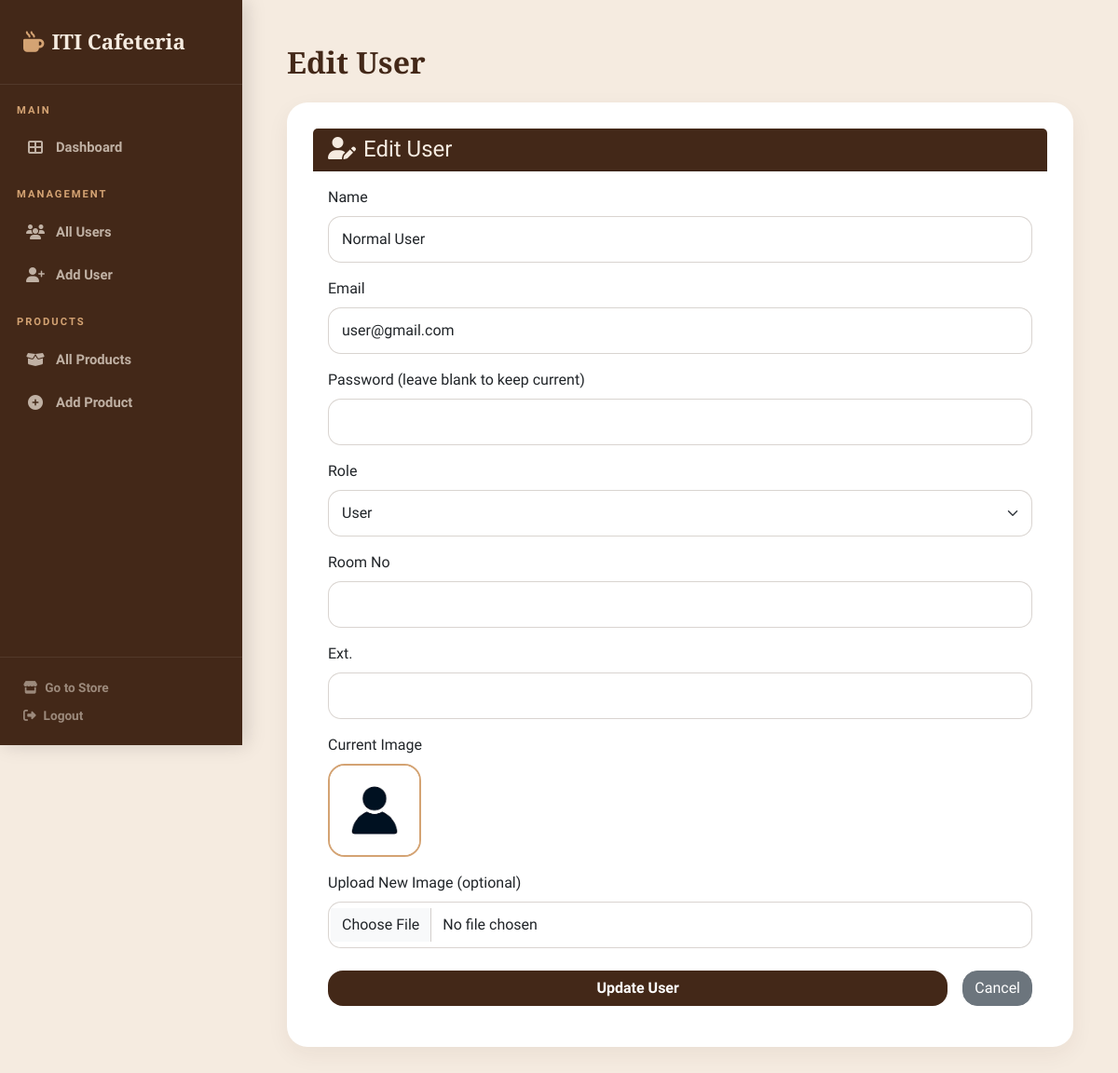
The app's page /Views/edit_user.php?id=2 (signed in) with its own data.
### tables this page shows
CREATE TABLE IF NOT EXISTS users (
    id INT AUTO_INCREMENT PRIMARY KEY,
    name VARCHAR(100) NOT NULL,
    email VARCHAR(255) NOT NULL UNIQUE,
    password VARCHAR(255) NOT NULL,
    role ENUM('admin', 'user') NOT NULL DEFAULT 'user',
    room_no INT DEFAULT NULL,
    ext VARCHAR(20) DEFAULT NULL,
    image VARCHAR(255) DEFAULT NULL,
    created_at TIMESTAMP DEFAULT CURRENT_TIMESTAMP
);

### config/Database.php (called while the page is built, shortened)
<?php
class Database
{
    private static $instance = null;
    private $conn;
    private $host = "localhost:3307";
    private $db_name = "cafeteria";
    private $username = "root";
    private $password = "";
    private function __construct()
    {
        try {
            $this->conn = new PDO("mysql:host=" . $this->host, $this->username, $this->password);
            $this->conn->setAttribute(PDO::ATTR_ERRMODE, PDO::ERRMODE_EXCEPTION);
            $this->conn->exec("set names utf8");
            $checkDb = $this->conn->query("SELECT COUNT(*) FROM INFORMATION_SCHEMA.SCHEMATA WHERE SCHEMA_NAME = '{$this->db_name}'");
            if ($checkDb->fetchColumn() == 0) {
                $this->conn->exec("CREATE DATABASE IF NOT EXISTS `{$this->db_name}` CHARACTER SET utf8mb4 COLLATE utf8mb4_unicode_ci");
                $this->conn->exec("USE `{$this->db_name}`");
                $sqlFile = __DIR__ . '/database_setup.sql';
                if (file_exists($sqlFile)) {
                    $sql = file_get_contents($sqlFile);
                    $this->conn->exec($sql);
                }
            } else {
                $this->conn->exec("USE `{$this->db_name}`");
            }
            $this->ensureProductsSchema();
        } catch (PDOException $e) {
            die("❌ Connection Error: " . $e->getMessage());
        }
    }
    private function ensureProductsSchema()
    {
        $tableExistsStmt = $this->conn->prepare(
            "SELECT COUNT(*) FROM INFORMATION_SCHEMA.TABLES WHERE TABLE_SCHEMA = ? AND TABLE_NAME = 'products'"
        );
        $tableExistsStmt->execute([$this->db_name]);
        if ((int)$tableExistsStmt->fetchColumn() === 0) {
            return;
        }
    }
    public static function getInstance()
    {
        if (!self::$instance) {
            self::$instance = new Database();
        }
        return self::$instance;
    }
    public function getConnection()
    {
        return $this->conn;
    }
}

### app/Models/User.php (called while the page is built, shortened)
<?php
class User {
    private $db;
    public function __construct() {
        $this->db = Database::getInstance()->getConnection();
    }
    public function getById($id) {
        $query = "SELECT * FROM users WHERE id = ? LIMIT 1";
        $stmt = $this->db->prepare($query);
        $stmt->execute([$id]);
        return $stmt->fetch(PDO::FETCH_ASSOC);
    }
}

### Views/edit_user.php (the view, shortened to what this page needs)
<?php
require_once '../config/Database.php';
require_once '../app/Models/User.php';
$old = [];
$userId = intval($_GET['id'] ?? 0);
$userModel = new \App\Models\User();
$user = $userModel->getById($userId);
$oldName = htmlspecialchars($old['name'] ?? $user['name']);
$oldEmail = htmlspecialchars($old['email'] ?? $user['email']);
$oldRole = $old['role'] ?? $user['role'];
$oldRoomNo = htmlspecialchars($old['room_no'] ?? $user['room_no']);
$oldExt = htmlspecialchars($old['ext'] ?? $user['ext']);
?>
<!DOCTYPE html>
<html lang="en">
<head>
    <link href="https://cdn.jsdelivr.net/npm/bootstrap@5.3.0/dist/css/bootstrap.min.css" rel="stylesheet">
    <link rel="stylesheet" href="https://cdnjs.cloudflare.com/ajax/libs/font-awesome/6.4.0/css/all.min.css">
</head>
<body>
<?php include 'includes/sidebar.php'; ?>
<div class="admin-content">
    <div class="container-fluid p-4 p-md-5">
        <h2 class="page-header mb-4">Edit User</h2>
        <div class="card mb-5">
            <div class="card-header">
                <h4 class="mb-0"><i class="fas fa-user-edit me-2"></i>Edit User</h4>
            </div>
            <div class="card-body">
                <form action="../routes/user_routes.php?action=update&id=<?= $userId ?>" method="POST" enctype="multipart/form-data" novalidate>
                    <div class="mb-3">
                        <label class="form-label">Name</label>
                        <input type="text" name="name" class="form-control" value="<?= $oldName ?>" required>
                    </div>
                    <div class="mb-3">
                        <label class="form-label">Email</label>
                        <input type="email" name="email" class="form-control" value="<?= $oldEmail ?>" required>
                    </div>
                    <div class="mb-3">
                        <label class="form-label">Password (leave blank to keep current)</label>
                        <input type="password" name="password" class="form-control">
                    </div>
                    <div class="mb-3">
                        <label class="form-label">Role</label>
                        <select name="role" class="form-select">
                            <option value="user" <?= $oldRole === 'user' ? 'selected' : '' ?>>User</option>
                        </select>
                    </div>
                    <div class="mb-3">
                        <label class="form-label">Room No</label>
                        <input type="number" name="room_no" class="form-control" min="1" value="<?= $oldRoomNo ?>">
                    </div>
                    <div class="mb-3">
                        <label class="form-label">Ext.</label>
                        <input type="text" name="ext" class="form-control" value="<?= $oldExt ?>">
                    </div>
                    <div class="mb-3">
                        <label class="form-label">Current Image</label>
                        <div class="mb-2">
                            <img src="../public/assets/images/users/<?= htmlspecialchars($user['image'] ?? 'default.png') ?>" class="profile-img" alt="User">
                        </div>
                        <label class="form-label mt-2">Upload New Image (optional)</label>
                        <input type="file" name="image" class="form-control" accept="image/*">
                    </div>
                    <div class="d-flex gap-3 mt-4">
                        <button type="submit" class="btn btn-primary flex-grow-1">Update User</button>
                        <a href="users.php" class="btn btn-secondary btn-back">Cancel</a>
                    </div>
                </form>
            </div>
        </div>
    </div>
</div>
</body>
</html>

### Views/edit_user.php (style rules this page uses)
:root { --latte: #f5ebe0; --cappuccino: #d4a373; --espresso: #432818; }
body { background: #f5ebe0; font-family: 'Plus Jakarta Sans', sans-serif; color: var(--espresso); }
.page-header { font-family: 'Playfair Display', serif; font-weight: 900; font-size: 2rem; }
.card { border-radius: 22px; padding: 28px; border: none; box-shadow: 0 8px 25px rgba(67, 40, 24, 0.06); }
.card-header { background: var(--espresso); color: var(--latte); border-radius: 22px 22px 0 0; }
.btn-primary { background: var(--espresso); border: none; border-radius: 16px; font-weight: 800; }
.form-control, .form-select { border-radius: 14px; border: 1px solid rgba(67, 40, 24, 0.2); padding: 12px 14px; }
.btn-back { border-radius: 16px; }
.profile-img { width: 100px; height: 100px; object-fit: cover; border-radius: 18px; border: 2px solid var(--cappuccino); }

### Views/includes/sidebar.php (style rules this page uses)
.admin-content { margin-left: 260px; min-height: 100vh; }

### records on screen
users: name "Normal User", email "user@gmail.com", role "User"
